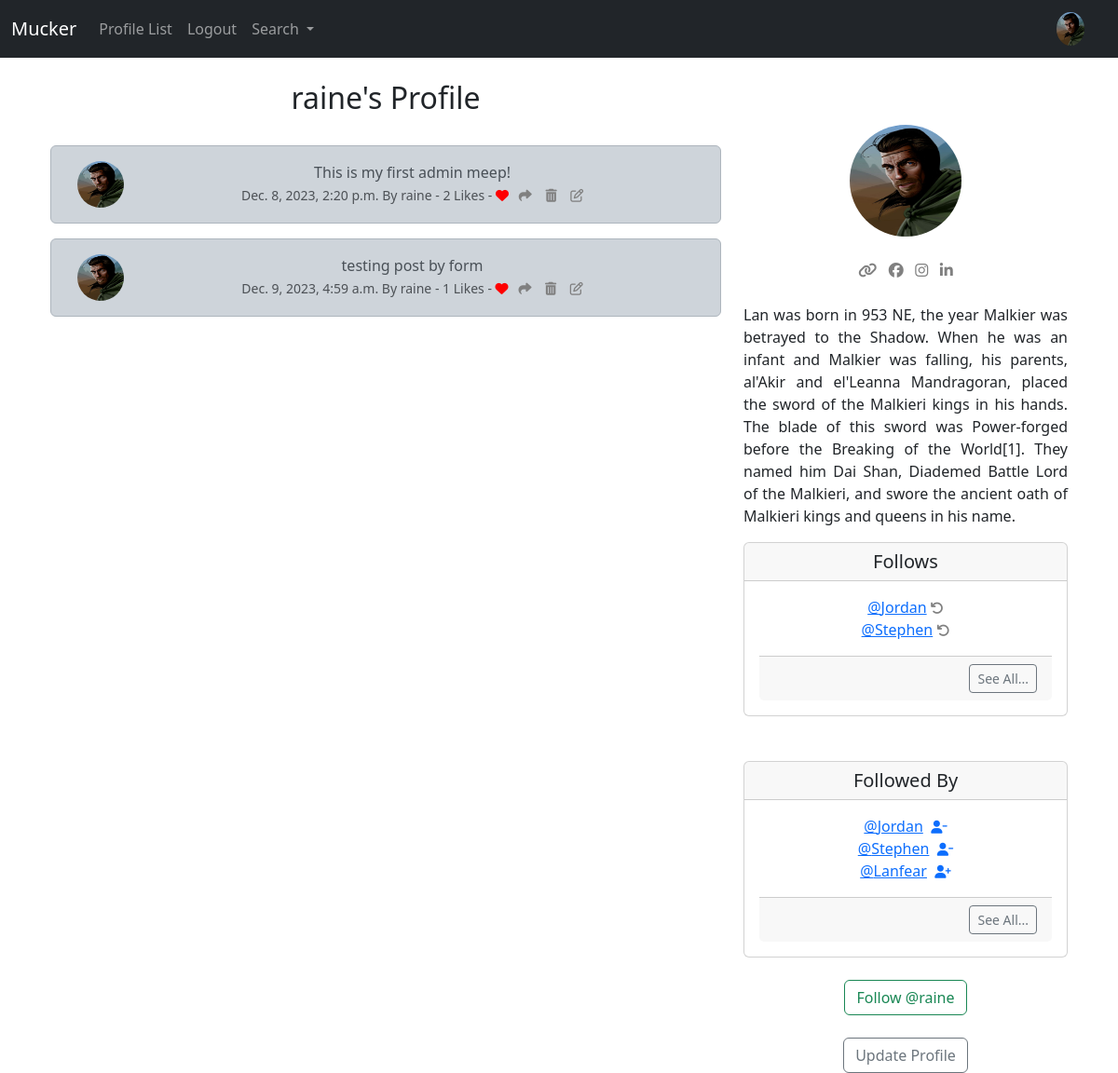
/profile/1 (signed in), run on an earlier commit of the app's database.
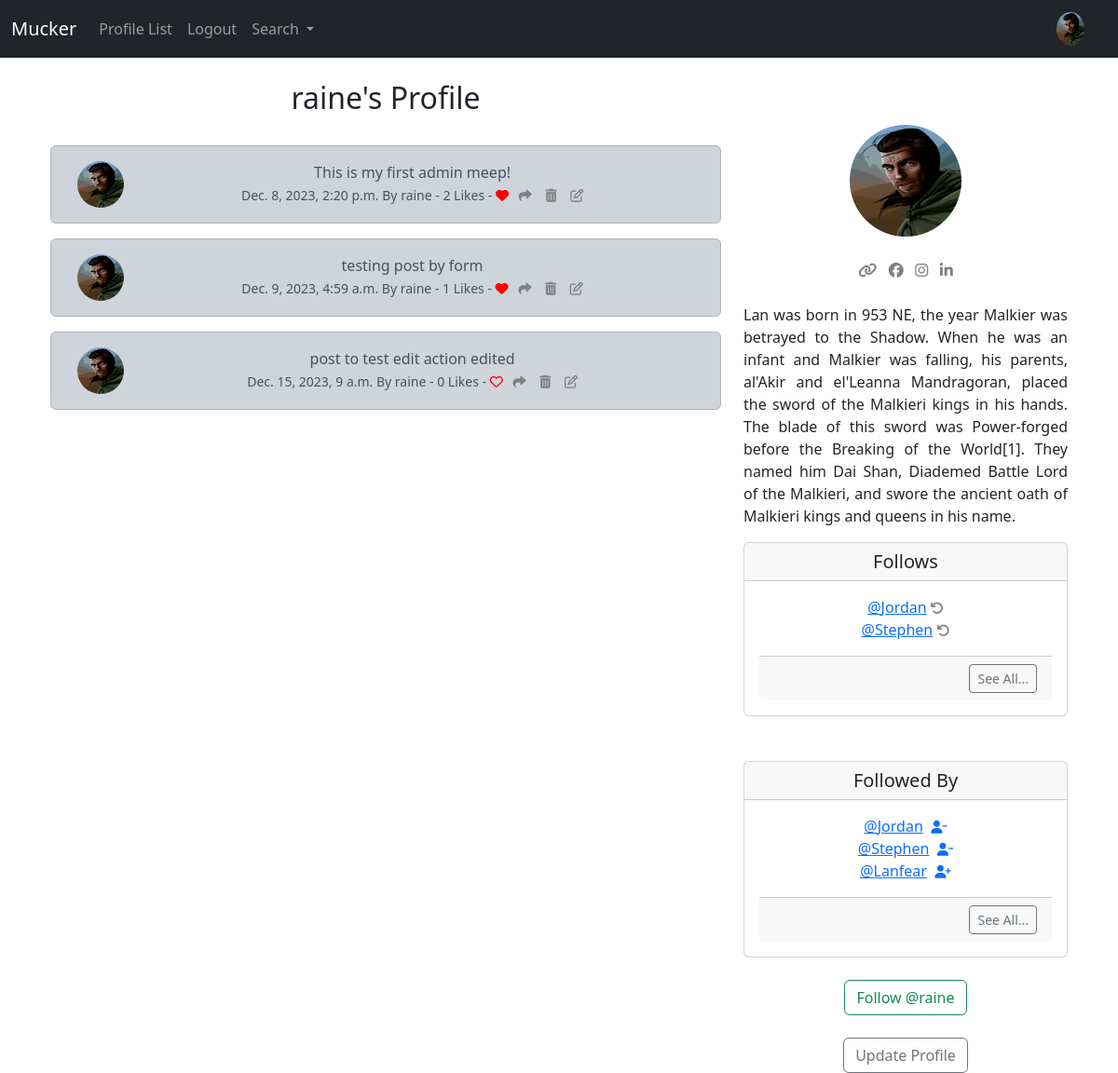
And on a later commit of the database.
### musker/models.py (models this page shows, shortened)
class Meep(models.Model):
	user = models.ForeignKey(
		User, related_name = "meeps",
		on_delete = models.DO_NOTHING
		)
	body = models.CharField(max_length = 200)
	created_at = models.DateTimeField(auto_now_add = True)
	likes = models.ManyToManyField(User, related_name="meep_like",  blank=True)
	def number_of_likes(self):
		return self.likes.count()

class Profile(models.Model):
	user = models.OneToOneField(User, on_delete=models.CASCADE)
	follows = models.ManyToManyField("self",
		related_name = "followed_by",
		symmetrical = False,
		blank = True)
	date_modifed = models.DateTimeField(User, auto_now = True)
	profile_image = models.ImageField(null=True, blank=True, upload_to="images/")
	profile_bio = models.CharField(null = True, blank=True, max_length=500)
	homepage_link = models.CharField(null = True, blank=True, max_length=100)
	facebook_link = models.CharField(null = True, blank=True, max_length=100)
	instagram_link = models.CharField(null = True, blank=True, max_length=100)
	linkedin_link = models.CharField(null = True, blank=True, max_length=100)
	def __str__(self):
		return self.user.username

### musker/views.py (the view, shortened to what this page needs)
# urls.py: path('profile/<int:pk>', views.profile, name= 'profile'),
def profile(request,pk):
	if request.user.is_authenticated:
		profile = Profile.objects.get(user_id=pk)
		meeps = Meep.objects.filter(user_id=pk)
		return render(request, "profile.html",
			{'profile': profile,
			"meeps": meeps})
	else:
		messages.success(request,("You must be logged in to view this page.."))
		return redirect('home')

### musker/templates/profile.html (shortened to what the changed rows need)
{% extends 'base.html' %}
{% load static %}
{% block content%}
	{% if profile %}
		<div class="container text-center">
			<div class="row">
				<div class="col-8">
					<h2>{{ profile.user.username }}'s Profile</h2><br/>
					{% if meeps %}
						{% for meep in meeps %}
							<div class="alert alert-dark" role="alert">
								<div class="container">
									<div class="row">
										<div class="col-1">
											{% if profile.profile_image %}
								    		<img src="{{ profile.profile_image.url }}" width="50"
								    		height="50" class="rounded-circle" alt="{{ profile.user.username }}">
								    	{% else %}
								      	<img src="{% static 'images/pp.jpg' %}" width="50"
								    		height="50" class="rounded-circle" alt="Profile Image">
								      {% endif %}
										</div>
										<div class="col-11">
											{{meep.body}}<br/>
								  		<small class="text-muted">
								  			{{meep.created_at}} By {{meep.user.username}}
								  			- {{ meep.number_of_likes }} Likes -
								  			{% if user in meep.likes.all %}
							  					<a href="{% url 'meep_like' meep.id %}"><i class="fa fa-heart" style="color:red"></i></a>
							  				{% else %}
							  					<a href="{% url 'meep_like' meep.id %}"><i class="fa fa-heart-o" style="color:red"></i></a>
							  				{% endif %}
							  				<a href="{% url 'meep_show' meep.id %}"><i class="fa-solid fa-share" style="color:gray;"></i></a>
							  				{% if request.user.username == profile.user.username %}
							  					<a href="{% url 'delete_meep' meep.id %}"><i class="fa fa-trash" style="color:gray"></i></a>
							  					<a href="{% url 'edit_meep' meep.id %}"><i class="fa fa-edit" style="color:gray"></i></a>
							  				{% endif %}
								  		</small>
										</div>
									</div>
								</div>
							</div>
						{% endfor %}
					{% endif %}
				</div>
				<div class="col-4">
					<br/><br/>
					{% if profile.profile_image %}
						<br/><br/>
					{% endif %}
					<br/><br/>
					<div class="card">
					  <div class="card-body">
					    <p class="card-text">
								{% for following in profile.follows.all %}
									<a href="{% url 'profile' following.user.id %}" >@{{ following }}</a> <a href="{% url 'unfollow' following.user.id %}"><i class="fa fa-undo small" style="color:gray;"></i></a><br/>
								{% endfor %}
					    </p>
					  </div>
					</div>
					<br/><br/>
					<div class="card">
					  <div class="card-body">
					    <p class="card-text">
								{% for following in profile.followed_by.all|slice:3 %}
									<a href="{% url 'profile' following.user.id %}" >@{{ following }}</a>&nbsp;
									  {% if following in profile.follows.all %}
									  	<a href="{% url 'unfollow' following.user.id %}"><i class="fa fa-user-minus small"></i></a>
									  {% else %}
									  	<a href="{% url 'follow' following.user.id %}"><i class="fa fa-user-plus small"></i></a>
									  {% endif %}
									<br/>
								{% endfor %}
					    </p>
					  </div>
					</div>
					<br/>
					<br/>
				</div>
			</div>
		</div>
	{% endif %}
{% endblock %}

What changed in the data, as far as the page shows it:
added Meep: profile_image (picture), body "post to test edit action edited", created_at "Dec. 15, 2023, 9 a.m.", user.username "raine", number_of_likes "0"
